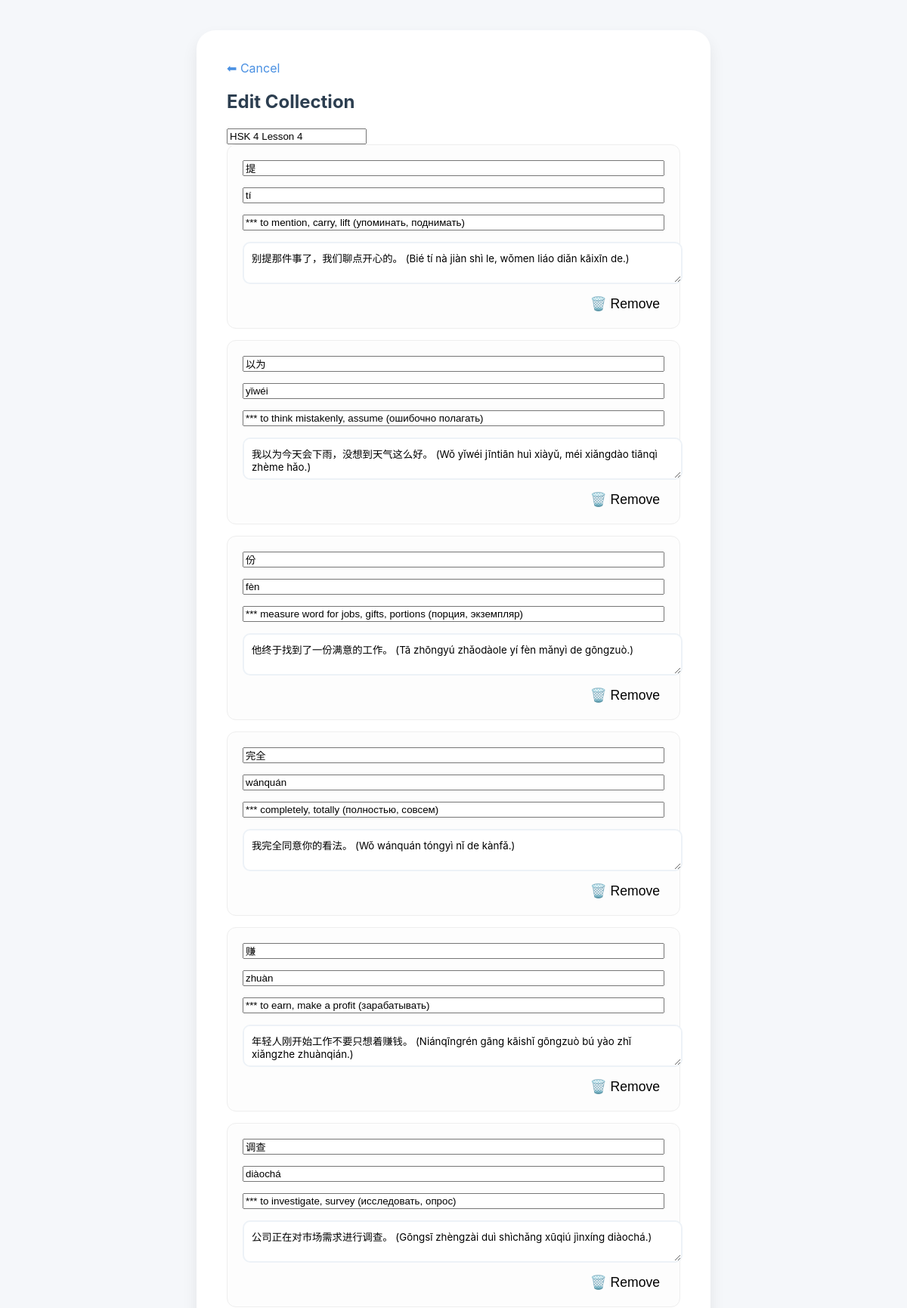
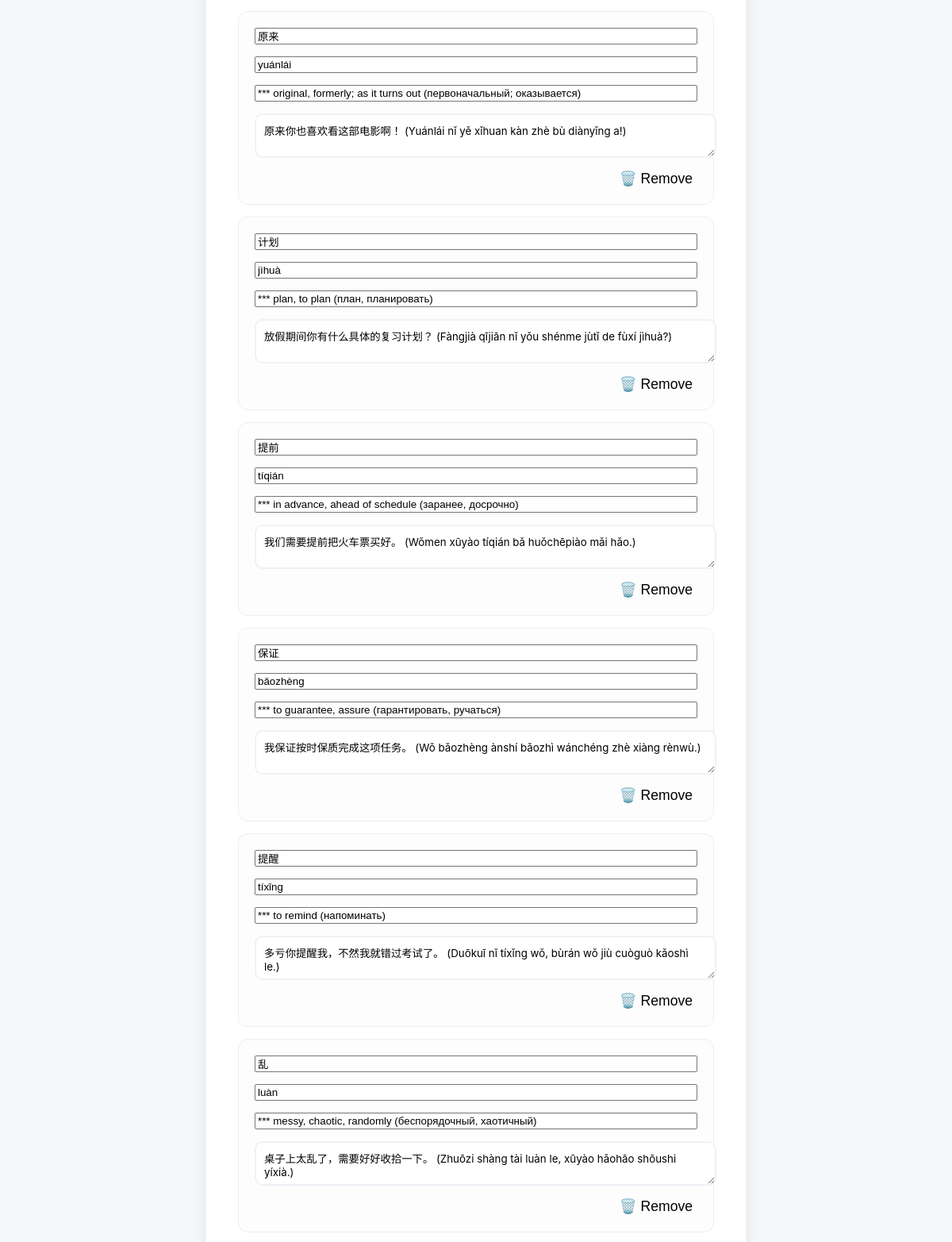
The app's page /edit/4 (upper part) with its own data (2 pictures, top to bottom).
### flask_app.py (models this page shows)
class Collection(db.Model):
    id = db.Column(db.Integer, primary_key=True)
    name = db.Column(db.String(100), nullable=False)
    cards = db.relationship('Card', backref='collection', lazy=True, cascade="all, delete-orphan")

class Card(db.Model):
    id = db.Column(db.Integer, primary_key=True)
    word = db.Column(db.String(200), nullable=False)
    tone = db.Column(db.String(100))
    translation = db.Column(db.String(200), nullable=False)
    example = db.Column(db.Text)
    collection_id = db.Column(db.Integer, db.ForeignKey('collection.id'), nullable=False)

### flask_app.py (the view, shortened to what this page needs)
@app.route('/edit/<int:deck_id>', methods=['GET', 'POST'])
def edit_deck(deck_id):
    deck = Collection.query.get_or_404(deck_id)
    return render_template('edit.html', deck=deck)

### templates/edit.html (shortened to what this page needs)
<!DOCTYPE html>
<html>
<head>
    <link rel="stylesheet" href="/static/style.css">
</head>
<body>
    <div class="form-container">
        <a href="/" style="text-decoration: none; color: #4a90e2;">⬅ Cancel</a>
        <h2>Edit Collection</h2>
        <form action="/edit/{{ deck.id }}" method="POST">
            <input type="text" name="deck_name" value="{{ deck.name }}" required class="main-input">
            <div id="card-inputs">
                {% for card in deck.cards %}
                <div class="card-input-group complex">
                    <input type="text" name="word[]" value="{{ card.word }}" placeholder="Word" required>
                    <input type="text" name="tone[]" value="{{ card.tone or '' }}" placeholder="Pinyin / Tone">
                    <input type="text" name="translation[]" value="{{ card.translation }}" placeholder="Translation" required>
                    <textarea name="example[]" placeholder="Example Sentence">{{ card.example or '' }}</textarea>
                    <button type="button" onclick="this.parentElement.remove()" style="background:none; border:none; cursor:pointer; font-size: 1.1rem; align-self: flex-end;">🗑️ Remove</button>
                </div>
                {% endfor %}
            </div>
        </form>
    </div>
</body>
</html>

### static/style.css (style rules this page uses)
:root { --primary: #4a90e2; --success: #2ecc71; --danger: #e74c3c; --bg: #f5f7fa; --text: #2c3e50; --card-shadow: 0 10px 20px rgba(0,0,0,0.08); }
body { background-color: var(--bg); color: var(--text); font-family: 'Inter', -apple-system, BlinkMacSystemFont, sans-serif; margin: 0; display: flex; flex-direction: column; align-items: center; min-height: 100vh; }
.card-input-group.complex { flex-direction: column; background: #fdfdfd; border: 1px solid #eee; padding: 20px; }
.card-input-group.complex textarea { width: 100%; border: 2px solid #edf2f7; border-radius: 10px; padding: 10px; font-family: inherit; resize: vertical; }
.form-container { width: 90%; max-width: 600px; background: white; padding: 40px; border-radius: 25px; box-shadow: var(--card-shadow); margin: 40px 0; }
.card-input-group { display: flex; gap: 15px; margin-bottom: 15px; background: #f9fafb; padding: 15px; border-radius: 12px; }

### records on screen
Collection: deck_name "HSK 4 Lesson 4"
Card: word "提", tone "tí", translation "*** to mention, carry, lift (упоминать, поднимать)", example "别提那件事了，我们聊点开心的。 (Bié tí nà jiàn shì le, wǒmen liáo diǎn kāixīn de.)"
Card: word "以为", tone "yǐwéi", translation "*** to think mistakenly, assume (ошибочно полагать)", example "我以为今天会下雨，没想到天气这么好。 (Wǒ yǐwéi jīntiān huì xiàyǔ, méi xiǎngdào tiānqì zhème hǎo.)"
Card: word "份", tone "fèn", translation "*** measure word for jobs, gifts, portions (порция, экземпляр)", example "他终于找到了一份满意的工作。 (Tā zhōngyú zhǎodàole yí fèn mǎnyì de gōngzuò.)"
Card: word "完全", tone "wánquán", translation "*** completely, totally (полностью, совсем)", example "我完全同意你的看法。 (Wǒ wánquán tóngyì nǐ de kànfǎ.)"
Card: word "赚", tone "zhuàn", translation "*** to earn, make a profit (зарабатывать)", example "年轻人刚开始工作不要只想着赚钱。 (Niánqīngrén gāng kāishǐ gōngzuò bú yào zhǐ xiǎngzhe zhuànqián.)"
Card: word "调查", tone "diàochá", translation "*** to investigate, survey (исследовать, опрос)", example "公司正在对市场需求进行调查。 (Gōngsī zhèngzài duì shìchǎng xūqiú jìnxíng diàochá.)"
Card: word "原来", tone "yuánlái", translation "*** original, formerly; as it turns out (первоначальный; оказывается)", example "原来你也喜欢看这部电影啊！ (Yuánlái nǐ yě xǐhuan kàn zhè bù diànyǐng a!)"
Card: word "计划", tone "jìhuà", translation "*** plan, to plan (план, планировать)", example "放假期间你有什么具体的复习计划？ (Fàngjià qījiān nǐ yǒu shénme jùtǐ de fùxí jìhuà?)"
Card: word "提前", tone "tíqián", translation "*** in advance, ahead of schedule (заранее, досрочно)", example "我们需要提前把火车票买好。 (Wǒmen xūyào tíqián bǎ huǒchēpiào mǎi hǎo.)"
Card: word "保证", tone "bǎozhèng", translation "*** to guarantee, assure (гарантировать, ручаться)", example "我保证按时保质完成这项任务。 (Wǒ bǎozhèng ànshí bǎozhì wánchéng zhè xiàng rènwù.)"
Card: word "提醒", tone "tíxǐng", translation "*** to remind (напоминать)", example "多亏你提醒我，不然我就错过考试了。 (Duōkuī nǐ tíxǐng wǒ, bùrán wǒ jiù cuòguò kǎoshì le.)"
Card: word "乱", tone "luàn", translation "*** messy, chaotic, randomly (беспорядочный, хаотичный)", example "桌子上太乱了，需要好好收拾一下。 (Zhuōzi shàng tài luàn le, xūyào hǎohāo shōushi yíxià.)"
